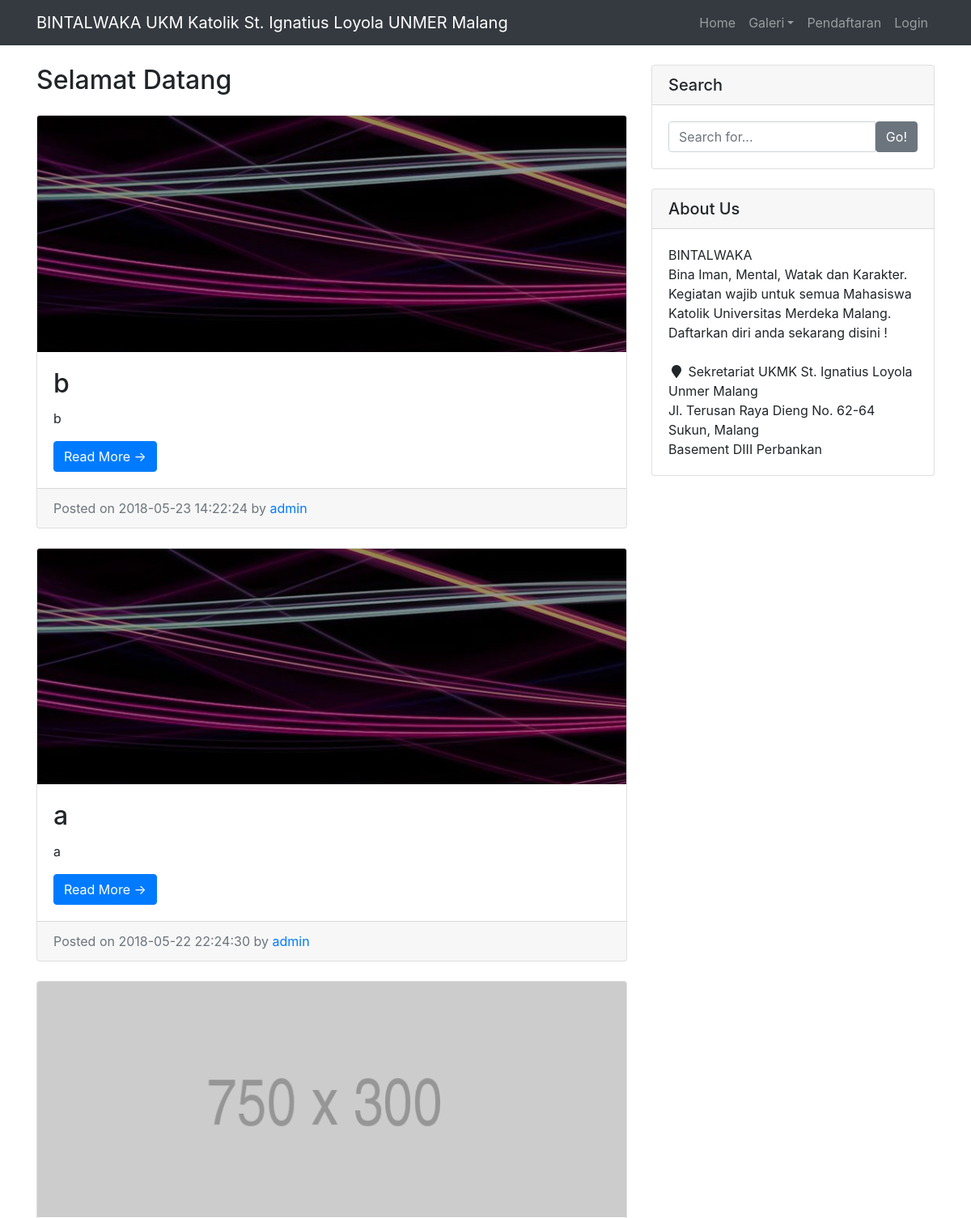
Before: / (upper part) with the older database file.
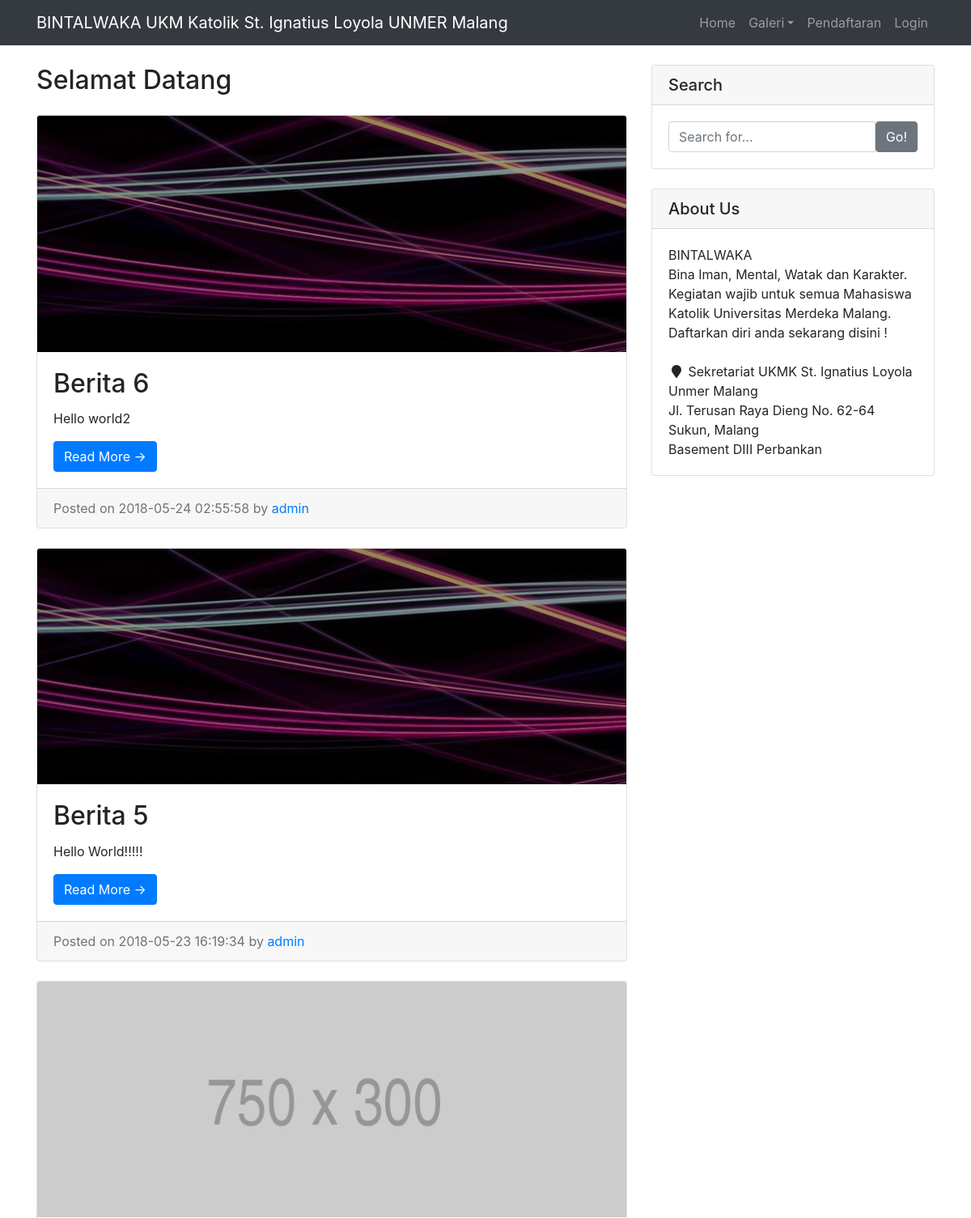
After: the same page with the newer database file.
### tables this page shows
CREATE TABLE `t_berita` (
`id_berita`  int(5) NOT NULL AUTO_INCREMENT ,
`judul`  varchar(150) NOT NULL ,
`slug`  varchar(255) NULL DEFAULT NULL ,
`isi`  text NOT NULL ,
`image`  varchar(40) NOT NULL DEFAULT 'banner_default.png' ,
`tanggal`  timestamp NOT NULL DEFAULT CURRENT_TIMESTAMP ON UPDATE CURRENT_TIMESTAMP ,
`id_user`  int(11) NOT NULL ,
PRIMARY KEY (`id_berita`),
FOREIGN KEY (`id_user`) REFERENCES `t_user` (`id_user`) ON DELETE CASCADE ON UPDATE CASCADE,
INDEX `id_user` (`id_user`) USING BTREE 
);

CREATE TABLE `t_user` (
`id_user`  int(8) NOT NULL AUTO_INCREMENT ,
`username`  varchar(8) NOT NULL ,
`password`  varchar(8) NOT NULL ,
PRIMARY KEY (`id_user`)
);

### application/libraries/Template.php (called while the page is built)
<?php if ( ! defined('BASEPATH')) exit('No direct script access allowed');
class Template {
		var $template_data = array();
		function set($name, $value)
		{
			$this->template_data[$name] = $value;
		}
		function load($template = '', $view = '' , $view_data = array(), $return = FALSE)
		{
			$this->CI =& get_instance();
			$this->set('contents', $this->CI->load->view($view, $view_data, TRUE));
			return $this->CI->load->view($template, $this->template_data, $return);
		}
}

### application/controllers/Home.php (called while the page is built, shortened)
<?php
class Home extends CI_Controller {
	public function index()
	{
		$data['berita'] = $this->m_berita->read()->result();
		$this->template->load('template/home', 'content/berita', $data);
	}
}

### index.php (called while the page is built, shortened)
<?php
require_once BASEPATH.'core/CodeIgniter.php';

### application/models/m_berita.php (called while the page is built, shortened)
<?php
class M_berita extends CI_Model{
  function read()
  {
    $this->db->select('t_berita.*,t_user.username');
    $this->db->from('t_berita');
    $this->db->join('t_user','t_user.id_user=t_berita.id_user','inner');
    return $this->db->order_by('id_berita', 'DESC')->get();
  }
}
?>

### application/views/content/berita.php (the view, shortened to what this page needs)
<div class="container content">
  <div class="row">
    <div class="col-md-8">
      <h2 class="my-4">Selamat Datang
      </h2>
      <?php foreach ($berita as $b) { ?>
        <div class="card mb-4">
          <img class="card-img-top" src="<?= base_url('assets/image/berita/').$b->image;?>" alt="Card image cap">
          <div class="card-body">
            <h2 class="card-title"><?= $b->judul; ?></h2>
            <p class="card-text"><?= $b->slug; ?></p>
            <a href="<?php echo base_url('home/berita/'.$b->id_berita)?>" class="btn btn-primary">Read More &rarr;</a>
          </div>
          <div class="card-footer text-muted">
            Posted on <?= $b->tanggal; ?> by
            <a href="#"><?= $b->username; ?></a>
          </div>
        </div>
      <?php } ?>
    </div>
    <div class="col-md-4">
      <div class="card my-4">
        <h5 class="card-header">Search</h5>
        <div class="card-body">
          <div class="input-group">
            <input type="text" class="form-control" placeholder="Search for...">
            <span class="input-group-btn">
              <button class="btn btn-secondary" type="button">Go!</button>
            </span>
          </div>
        </div>
      </div>
      <div class="card my-4">
        <h5 class="card-header">About Us</h5>
        <div class="card-body">
          BINTALWAKA<br>
          Bina Iman, Mental, Watak dan Karakter. <br>Kegiatan wajib untuk semua Mahasiswa Katolik Universitas Merdeka Malang. Daftarkan diri anda sekarang disini !<br>
          <br>
          <i class="fas fa-fw fa-map-marker"></i> Sekretariat UKMK St. Ignatius Loyola Unmer Malang<br>
          Jl. Terusan Raya Dieng No. 62-64 Sukun, Malang<br>
          Basement DIII Perbankan<br>
        </div>
      </div>
    </div>
  </div>
</div>

### application/views/template/home.php (shortened to what this page needs)
<html lang="en">
  <head>
    <link href="<?=base_url('assets')?>/vendor/bootstrap/css/bootstrap.min.css" rel="stylesheet">
    <link href="<?= base_url('assets')?>/vendor/font-awesome/css/fontawesome-all.css" rel="stylesheet" type="text/css">
    <link href="<?=base_url('assets')?>/css/blog-home.css" rel="stylesheet">
  </head>
  <body>
    <nav class="navbar navbar-expand-lg navbar-dark bg-dark fixed-top">
      <div class="container">
        <a class="navbar-brand" href="#"> BINTALWAKA UKM Katolik St. Ignatius Loyola UNMER Malang</a>
        <div class="collapse navbar-collapse" id="navbarResponsive">
          <ul class="navbar-nav ml-auto">
            <li class="nav-item">
              <a class="nav-link" href="<?= base_url()?>home">Home
              </a>
            </li>
            <li class="nav-item dropdown">
              <a class="nav-link dropdown-toggle" href="#" id="navbarDropdown" role="button" data-toggle="dropdown" aria-haspopup="true" aria-expanded="false">Galeri</a>
            </li>
            <li class="nav-item">
              <a class="nav-link" href="<?= base_url('pendaftaran')?>">Pendaftaran</a>
            </li>
            <li class="nav-item">
              <a class="nav-link" href="<?= base_url('login')?>">Login</a>
            </li>
          </ul>
        </div>
      </div>
    </nav>
    <?php echo $contents;?>
  </body>
</html>

### assets/css/blog-home.css (style rules this page uses)
body { padding-top: 54px; }
@media (min-width: 992px) { body { padding-top: 56px; } }

### application/views/template/home.php (style rules this page uses)
html { height: 100%; }
body { min-height: 100%; display: grid; grid-template-rows: 1fr auto; }

Changed rows visible on the page:
changed t_berita: judul "b" → "Berita 6"; slug "b" → "Hello world2"; tanggal "2018-05-23 14:22:24" → "2018-05-24 02:55:58"
changed t_berita: judul "a" → "Berita 5"; slug "a" → "Hello World!!!!!"; tanggal "2018-05-22 22:24:30" → "2018-05-23 16:19:34"
